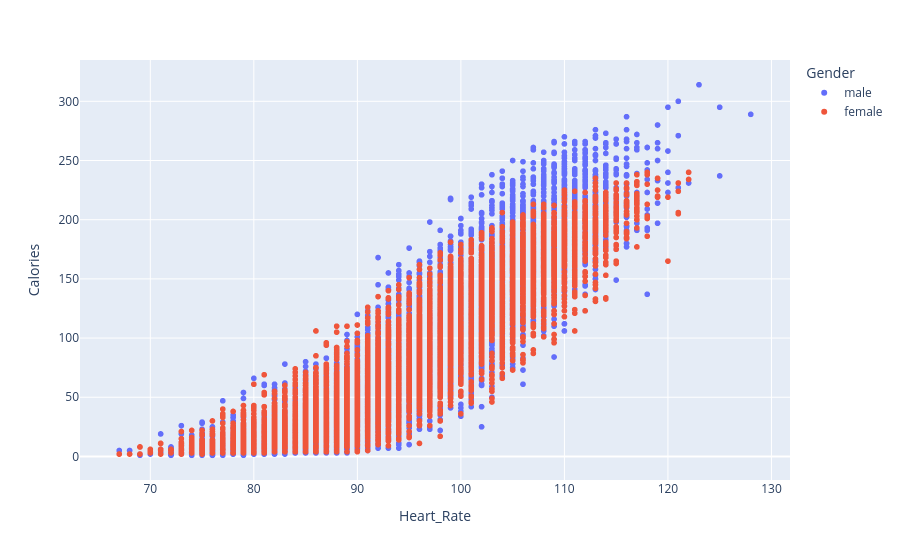

Notebook code cell kept with this figure:
### Code cell
fig = px.scatter(df, x='Heart_Rate', y='Calories', color='Gender')
fig.show()

### Figure 1 — Plotly figure (JSON) as saved in the notebook; plotly's stock layout.template omitted (floating-point values rounded to 4 significant figures; data arrays with more than 128 entries replaced by an {"elided": "..."} marker saying what was removed)
{"data": [{"hovertemplate": "Gender=male<br>Heart_Rate=%{x}<br>Calories=%{y}<extra></extra>", "legendgroup": "male", "marker": {"color": "#636efa", "symbol": "circle"}, "mode": "markers", "name": "male", "showlegend": true, "type": "scattergl", "x": {"elided": "7447 int values"}, "xaxis": "x", "y": {"elided": "7447 int values"}, "yaxis": "y"}, {"hovertemplate": "Gender=female<br>Heart_Rate=%{x}<br>Calories=%{y}<extra></extra>", "legendgroup": "female", "marker": {"color": "#EF553B", "symbol": "circle"}, "mode": "markers", "name": "female", "showlegend": true, "type": "scattergl", "x": {"elided": "7553 int values"}, "xaxis": "x", "y": {"elided": "7553 int values"}, "yaxis": "y"}], "layout": {"legend": {"title": {"text": "Gender"}, "tracegroupgap": 0}, "margin": {"t": 60}, "xaxis": {"anchor": "y", "domain": [0, 1], "title": {"text": "Heart_Rate"}}, "yaxis": {"anchor": "x", "domain": [0, 1], "title": {"text": "Calories"}}}}
